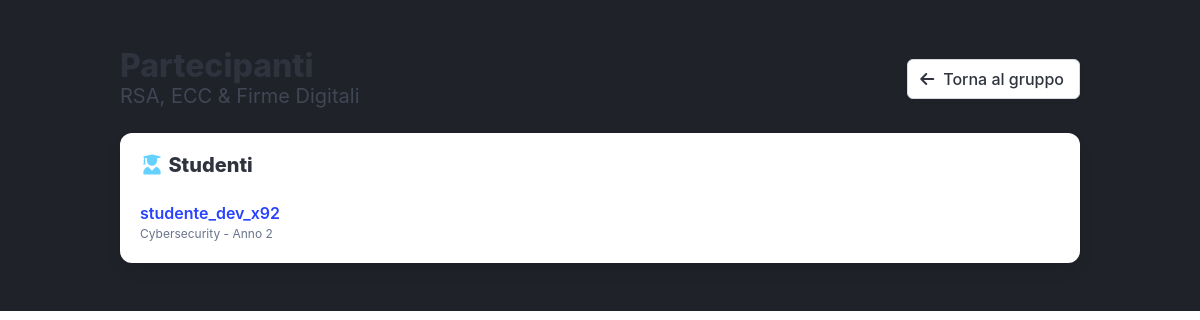
The app's page /gruppo/5/partecipanti/ (signed in), older data.
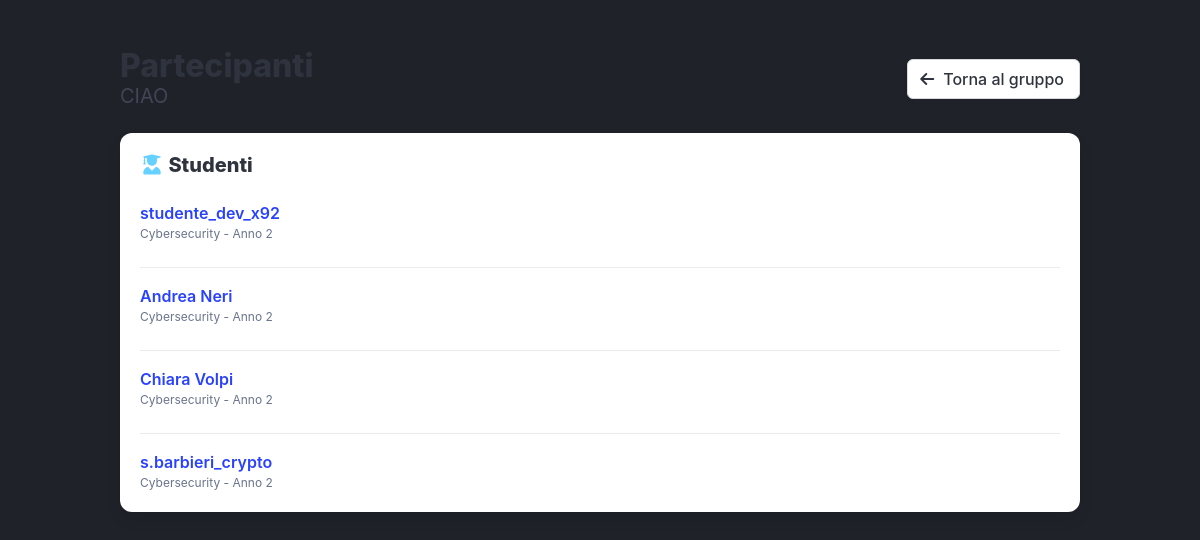
The same page, newer data.
### studymatch/models.py (models this page shows)
class Gruppo(models.Model):
    id_gruppo = models.SmallAutoField(primary_key=True)
    nome_gruppo = models.CharField(max_length=50)
    link_chat = models.TextField(null=True, blank=True)
    descrizione = models.TextField(null=True, blank=True, max_length=300)
    max_partecipanti = models.SmallIntegerField(default=5)

class Partecipazione(models.Model):
    studente = models.ForeignKey(Studente, on_delete=models.CASCADE, related_name="utente_gruppo")
    id_gruppo = models.ForeignKey(Gruppo, on_delete=models.CASCADE, related_name="gruppo_utente")
    data_iscrizione = models.DateField(auto_now_add=True)
    stato = models.BooleanField(default=False)
    class Meta:
        unique_together = ('studente', 'id_gruppo')

class Studente(models.Model):
    studente = models.ForeignKey(Utente, on_delete=models.CASCADE, related_name="studente_profile")
    anno_corso = models.SmallIntegerField(default=0)
    corso_laurea = models.CharField(max_length=100)

class Utente(models.Model):
    utente = models.CharField(max_length=50, primary_key=True)
    email = models.CharField(max_length=128)
    password = models.CharField(max_length=256)
    ruolo = models.CharField(max_length=20, default="studente")
    nome = models.CharField(max_length=50, null=True)
    cognome = models.CharField(max_length=50, null=True)

### studymatch/views.py (the view)
# urls.py: path('gruppo/<int:id_gruppo>/partecipanti/', views.partecipanti_gruppo, name='partecipanti_gruppo'),
def partecipanti_gruppo(request, id_gruppo):
    user = request.session.get("user")
    if not user:
        return render(request, "login.html", {"error": "Sessione scaduta"})
    utente = Utente.objects.filter(utente=user).first()
    if not utente:
        request.session.flush()
        return render(request, "login.html", {"error": "Utente non trovato"})
    gruppo = Gruppo.objects.filter(id_gruppo=id_gruppo).first()
    if not gruppo:
        return home(request, {"error": "Gruppo non trovato"})
    studenti_gruppo = Partecipazione.objects.filter(
        id_gruppo=gruppo,
        stato=True
    ).select_related("studente__studente")
    return render(request, "partecipanti_gruppo.html", {
        "utente": utente,
        "gruppo": gruppo,
        "studenti_gruppo": studenti_gruppo,
    })

### templates/partecipanti_gruppo.html (shortened to what this page needs)
{% extends "index.html" %}
{% block content %}
    <section class="section">
        <div class="container">
            <div class="level mb-5">
                <div class="level-left">
                    <div class="level-item">
                        <div>
                            <h1 class="title">
                            </h1>
                            <p class="subtitle">
                                {{ gruppo.nome_gruppo }}
                            </p>
                        </div>
                    </div>
                </div>
                <div class="level-right">
                    <div class="level-item">
                        <a href="{% url 'dettaglio_gruppo' gruppo.id_gruppo %}" class="button">
                            <span class="icon">
                                <i class="fa-solid fa-arrow-left"></i>
                            </span>
                            <span>Torna al gruppo</span>
                        </a>
                    </div>
                </div>
            </div>
            <div class="box">
                <h2 class="title is-5">
                    <span class="icon has-text-info">
                        <i class="fa-solid fa-user-graduate"></i>
                    </span>
                    <span>Studenti</span>
                </h2>
                {% for partecipazione in studenti_gruppo %}
                    <article class="media">
                        <div class="media-content">
                            <a href="{% url 'profile_utente' partecipazione.studente.studente.utente %}?gruppo={{ gruppo.id_gruppo }}"
                               class="has-text-weight-semibold">
                                {% if partecipazione.studente.studente.nome or partecipazione.studente.studente.cognome %}
                                    {{ partecipazione.studente.studente.nome }}
                                    {{ partecipazione.studente.studente.cognome }}
                                {% else %}
                                    {{ partecipazione.studente.studente.utente }}
                                {% endif %}
                            </a>
                            <p class="is-size-7 has-text-grey">
                                {{ partecipazione.studente.corso_laurea }} -
                                Anno {{ partecipazione.studente.anno_corso }}
                            </p>
                        </div>
                    </article>
                {% empty %}
                    <p>Nessuno studente confermato.</p>
                {% endfor %}
            </div>
        </div>
    </section>
{% endblock %}

Row changes from the older to the newer data that the page shows:
changed Gruppo: nome_gruppo "RSA, ECC & Firme Digitali" → "CIAO"
added Partecipazione: studente.studente.nome "Andrea", studente.studente.cognome "Neri", studente.corso_laurea "Cybersecurity", studente.anno_corso "2"
added Partecipazione: studente.studente.nome "Chiara", studente.studente.cognome "Volpi", studente.corso_laurea "Cybersecurity", studente.anno_corso "2"
added Partecipazione: studente.studente.utente "s.barbieri_crypto", studente.corso_laurea "Cybersecurity", studente.anno_corso "2"
